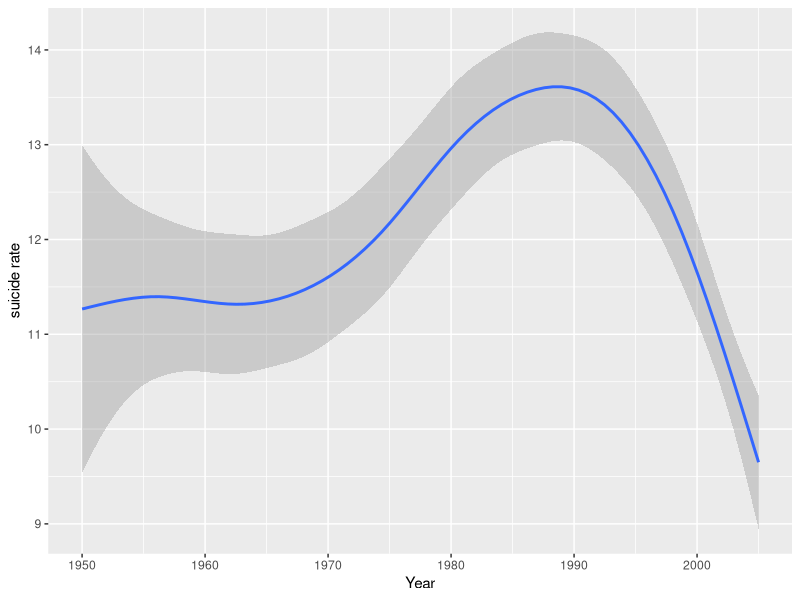

The R script that drew this image:
## ---- chunk 1
# Based on Wickham workshop
library(tidyverse)
# clear up console
#update.packages(ask=FALSE)
global <- read_csv("suicide-rates-by-country.csv")

## ---- chunk 2
plot <- ggplot(global, aes(Year, `suicide rate`)) +
  geom_smooth()
plot

